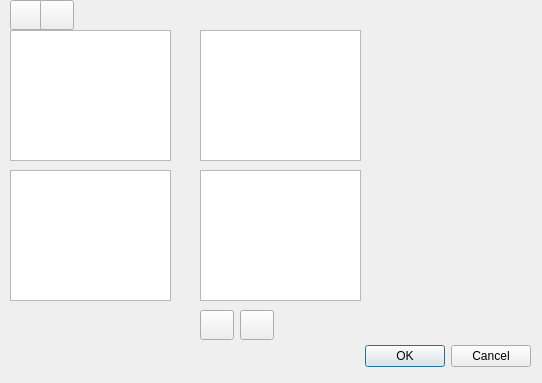
<?xml version="1.0" encoding="UTF-8"?>
<ui version="4.0">
 <class>Dialog</class>
 <widget class="QDialog" name="Dialog">
  <property name="geometry">
   <rect>
    <x>0</x>
    <y>0</y>
    <width>542</width>
    <height>383</height>
   </rect>
  </property>
  <property name="windowTitle">
   <string>Dialog</string>
  </property>
  <widget class="QDialogButtonBox" name="buttonBox">
   <property name="geometry">
    <rect>
     <x>190</x>
     <y>340</y>
     <width>341</width>
     <height>32</height>
    </rect>
   </property>
   <property name="orientation">
    <enum>Qt::Horizontal</enum>
   </property>
   <property name="standardButtons">
    <set>QDialogButtonBox::Cancel|QDialogButtonBox::Ok</set>
   </property>
  </widget>
  <widget class="QListWidget" name="row_index_list_widget">
   <property name="geometry">
    <rect>
     <x>10</x>
     <y>30</y>
     <width>161</width>
     <height>131</height>
    </rect>
   </property>
  </widget>
  <widget class="QListWidget" name="col_list_widget">
   <property name="geometry">
    <rect>
     <x>200</x>
     <y>30</y>
     <width>161</width>
     <height>131</height>
    </rect>
   </property>
  </widget>
  <widget class="QListWidget" name="col_types_list_widget">
   <property name="geometry">
    <rect>
     <x>200</x>
     <y>170</y>
     <width>161</width>
     <height>131</height>
    </rect>
   </property>
  </widget>
  <widget class="QListWidget" name="row_index_avail_list_widget">
   <property name="geometry">
    <rect>
     <x>10</x>
     <y>170</y>
     <width>161</width>
     <height>131</height>
    </rect>
   </property>
  </widget>
  <widget class="QPushButton" name="add_btn">
   <property name="geometry">
    <rect>
     <x>200</x>
     <y>310</y>
     <width>34</width>
     <height>30</height>
    </rect>
   </property>
   <property name="sizePolicy">
    <sizepolicy hsizetype="Minimum" vsizetype="Fixed">
     <horstretch>0</horstretch>
     <verstretch>0</verstretch>
    </sizepolicy>
   </property>
   <property name="minimumSize">
    <size>
     <width>0</width>
     <height>0</height>
    </size>
   </property>
   <property name="maximumSize">
    <size>
     <width>16777215</width>
     <height>16777215</height>
    </size>
   </property>
   <property name="toolTip">
    <string>Ajouter un individu</string>
   </property>
   <property name="text">
    <string/>
   </property>
   <property name="icon">
    <iconset resource="../resources.qrc">
     <normaloff>:/images/list-add.png</normaloff>:/images/list-add.png</iconset>
   </property>
   <property name="iconSize">
    <size>
     <width>22</width>
     <height>22</height>
    </size>
   </property>
  </widget>
  <widget class="QPushButton" name="rmv_btn">
   <property name="geometry">
    <rect>
     <x>240</x>
     <y>310</y>
     <width>34</width>
     <height>30</height>
    </rect>
   </property>
   <property name="sizePolicy">
    <sizepolicy hsizetype="Fixed" vsizetype="Fixed">
     <horstretch>0</horstretch>
     <verstretch>0</verstretch>
    </sizepolicy>
   </property>
   <property name="minimumSize">
    <size>
     <width>0</width>
     <height>0</height>
    </size>
   </property>
   <property name="maximumSize">
    <size>
     <width>16777215</width>
     <height>16777215</height>
    </size>
   </property>
   <property name="toolTip">
    <string>Retirer un individu</string>
   </property>
   <property name="text">
    <string/>
   </property>
   <property name="icon">
    <iconset resource="../resources.qrc">
     <normaloff>:/images/list-remove.png</normaloff>:/images/list-remove.png</iconset>
   </property>
   <property name="iconSize">
    <size>
     <width>22</width>
     <height>22</height>
    </size>
   </property>
  </widget>
  <widget class="QPushButton" name="save_btn">
   <property name="geometry">
    <rect>
     <x>10</x>
     <y>0</y>
     <width>34</width>
     <height>30</height>
    </rect>
   </property>
   <property name="toolTip">
    <string>Enregistrer le cas type</string>
   </property>
   <property name="text">
    <string/>
   </property>
   <property name="icon">
    <iconset resource="../resources.qrc">
     <normaloff>:/images/document-save.png</normaloff>:/images/document-save.png</iconset>
   </property>
   <property name="iconSize">
    <size>
     <width>22</width>
     <height>22</height>
    </size>
   </property>
  </widget>
  <widget class="QPushButton" name="open_btn">
   <property name="geometry">
    <rect>
     <x>40</x>
     <y>0</y>
     <width>34</width>
     <height>30</height>
    </rect>
   </property>
   <property name="toolTip">
    <string>Ouvrir un cas type</string>
   </property>
   <property name="text">
    <string/>
   </property>
   <property name="icon">
    <iconset resource="../resources.qrc">
     <normaloff>:/images/document-open.png</normaloff>:/images/document-open.png</iconset>
   </property>
   <property name="iconSize">
    <size>
     <width>22</width>
     <height>22</height>
    </size>
   </property>
  </widget>
 </widget>
 <resources>
  <include location="../resources.qrc"/>
 </resources>
 <connections>
  <connection>
   <sender>buttonBox</sender>
   <signal>accepted()</signal>
   <receiver>Dialog</receiver>
   <slot>accept()</slot>
   <hints>
    <hint type="sourcelabel">
     <x>248</x>
     <y>254</y>
    </hint>
    <hint type="destinationlabel">
     <x>157</x>
     <y>274</y>
    </hint>
   </hints>
  </connection>
  <connection>
   <sender>buttonBox</sender>
   <signal>rejected()</signal>
   <receiver>Dialog</receiver>
   <slot>reject()</slot>
   <hints>
    <hint type="sourcelabel">
     <x>316</x>
     <y>260</y>
    </hint>
    <hint type="destinationlabel">
     <x>286</x>
     <y>274</y>
    </hint>
   </hints>
  </connection>
 </connections>
</ui>
